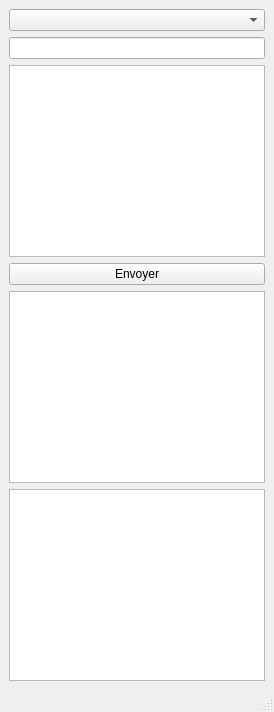
<?xml version="1.0" encoding="UTF-8"?>
<ui version="4.0">
 <class>Uimessages</class>
 <widget class="QMainWindow" name="Uimessages">
  <property name="windowTitle">
   <string>Messagerie</string>
  </property>
  <widget class="QWidget" name="centralwidget">
   <layout class="QVBoxLayout" name="verticalLayout">
    <item>
     <widget class="QComboBox" name="comboBoxDestinataire"/>
    </item>
    <item>
     <widget class="QLineEdit" name="lineEditSujet"/>
    </item>
    <item>
     <widget class="QTextEdit" name="textEditContenu"/>
    </item>
    <item>
     <widget class="QPushButton" name="pushButtonEnvoyer">
      <property name="text">
       <string>Envoyer</string>
      </property>
     </widget>
    </item>
    <item>
     <widget class="QTableView" name="tableViewRecus"/>
    </item>
    <item>
     <widget class="QTableView" name="tableViewEnvoyes"/>
    </item>
   </layout>
  </widget>
  <widget class="QMenuBar" name="menubar"/>
  <widget class="QStatusBar" name="statusbar"/>
 </widget>
 <resources/>
 <connections/>
</ui>
